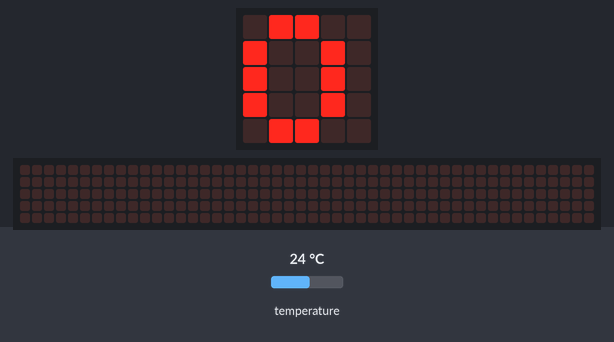
Simulated run of this program. Board: BBC micro:bit (MakeCode). Parts: the board's 5×5 LED display, a strip that is not on the board, showing the scrolling text unrolled. The test bench sets the inputs (shaded band); at power-on: temperature 24 °C. The 48×5 strip is a reading aid, not a part: it shows the text the display is scrolling, unrolled, one strip-width of it at a time.

Above: at 0.1 s.
At 0.8 s:
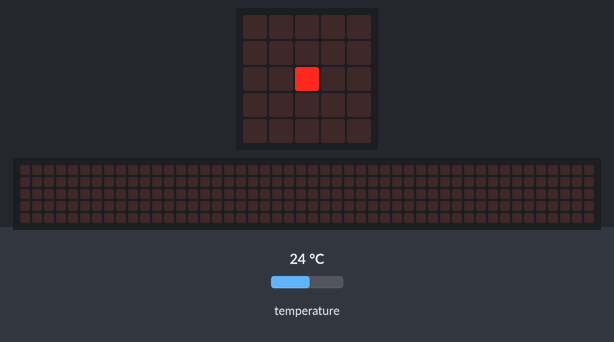
1.4 s: temperature set to 12 °C
At 2.89 s:
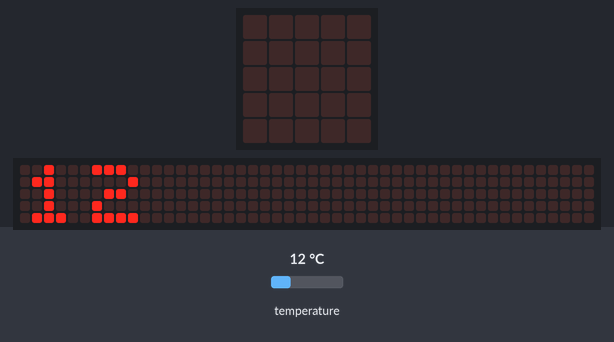
4.6 s: temperature set to 19 °C
At 6.6 s:
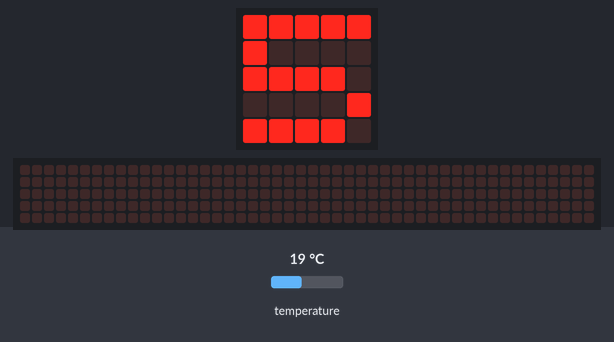
8.3 s: temperature set to 41 °C
At 11.35 s:
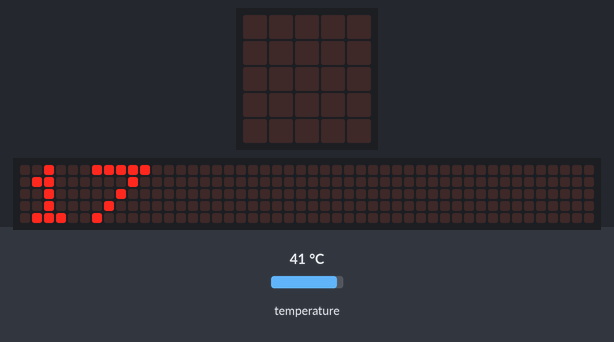
Timing chart, 0 to 12.8 s (numbered marks = the images above; inputs shaded):
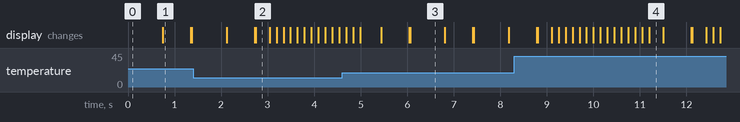

Measured:
- after the input at 1.4 s, the display: first differs from a run without the input after 1.3 s (image 2)
- after the input at 4.6 s, the display: first differs from a run without the input after 1.5 s (image 3)
- after the input at 8.3 s, the display: first differs from a run without the input after 0.50 s (image 4)
- what the display in image 1 shows lasts 0.6 s, from 0.8 s to 1.4 s
- what the display in image 3 shows lasts 0.7 s, from 6.1 s to 6.8 s

The program:

main.ts
```typescript
function 평상시온도측정 () {
    평상시온도 = input.temperature()
}
function 강한열감_남쪽대피 () {
    basic.showLeds(`
        # # # # #
        # . . . .
        # # # # #
        . . . . #
        # # # # #
        `)
    basic.pause(200)
    basic.clearScreen()
}
function 온도세기분류 () {
    온도측정()
    if (온도변화 == 0) {
        온도세기 = 0
    } else if (온도변화 != 0 && 온도변화 <= 2) {
        온도세기 = 1
    } else {
        온도세기 = 2
    }
}
function 기기표시 () {
    if (온도세기 == 0) {
        열감없음()
    } else if (온도세기 == 1) {
        약한열감()
    } else {
        강한열감_남쪽대피()
    }
}
function 열감없음 () {
    basic.showLeds(`
        . . . . .
        . . . . .
        . . # . .
        . . . . .
        . . . . .
        `)
    basic.pause(200)
    basic.clearScreen()
}
function 온도측정 () {
    온도변화 = Math.abs(input.temperature() - 평상시온도)
    basic.showNumber(온도변화)
}
function 약한열감 () {
    basic.showLeds(`
        . . . . .
        . # # # .
        . # # # .
        . # # # .
        . . . . .
        `)
    basic.pause(200)
    basic.clearScreen()
}
let 온도세기 = 0
let 온도변화 = 0
let 평상시온도 = 0
평상시온도측정()
basic.forever(function () {
    온도세기분류()
    기기표시()
})
```

test.ts
```typescript
// 테스트는 여기로 이동합니다; 이 패키지가 확장으로 사용될 때 컴파일되지 않을 것 입니다.
```
